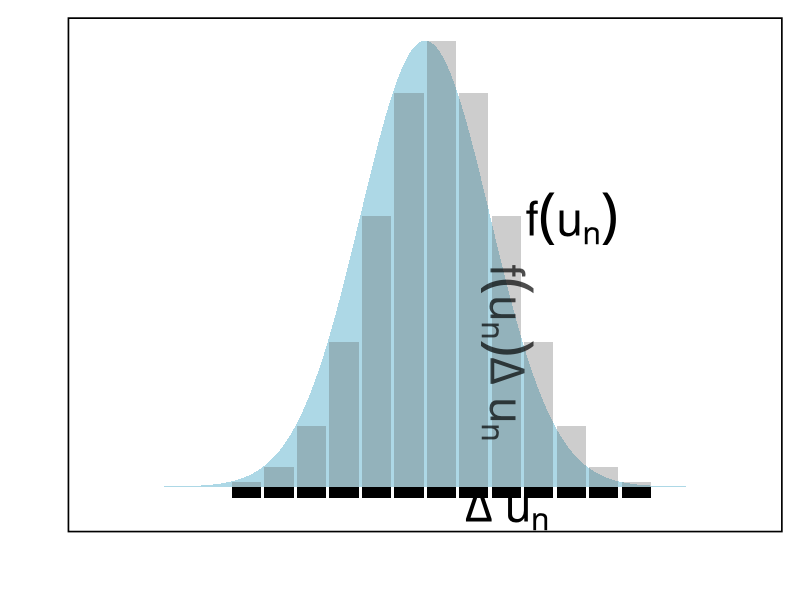
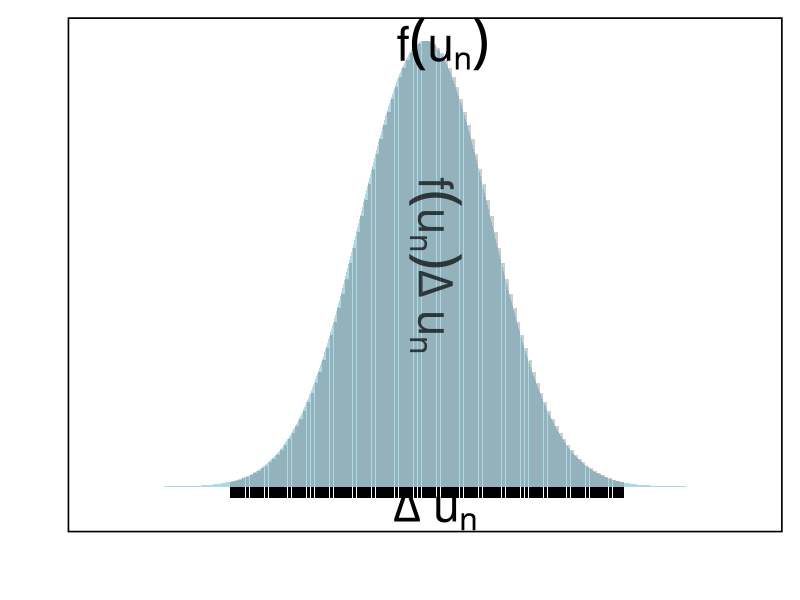
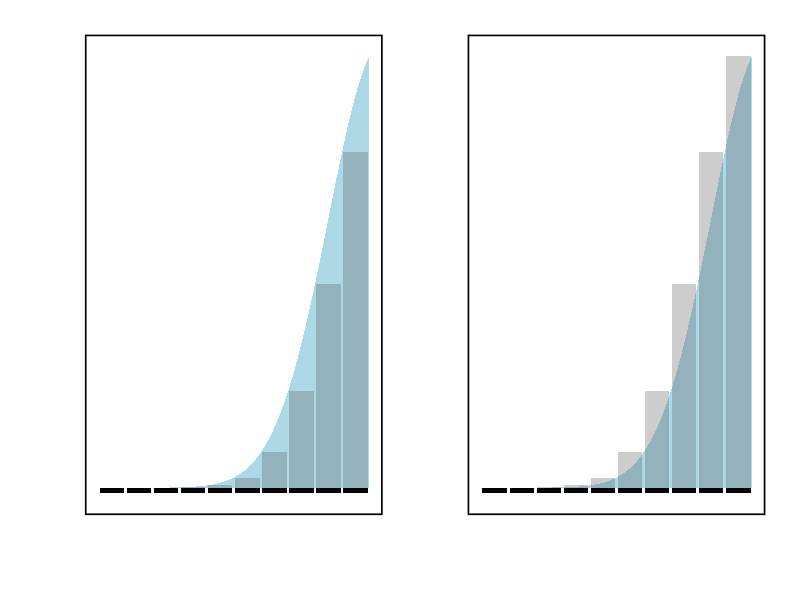
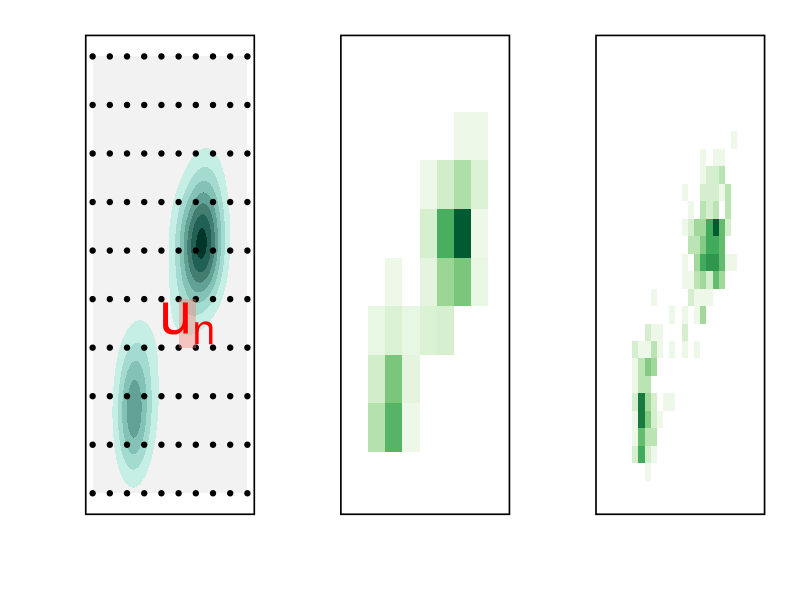
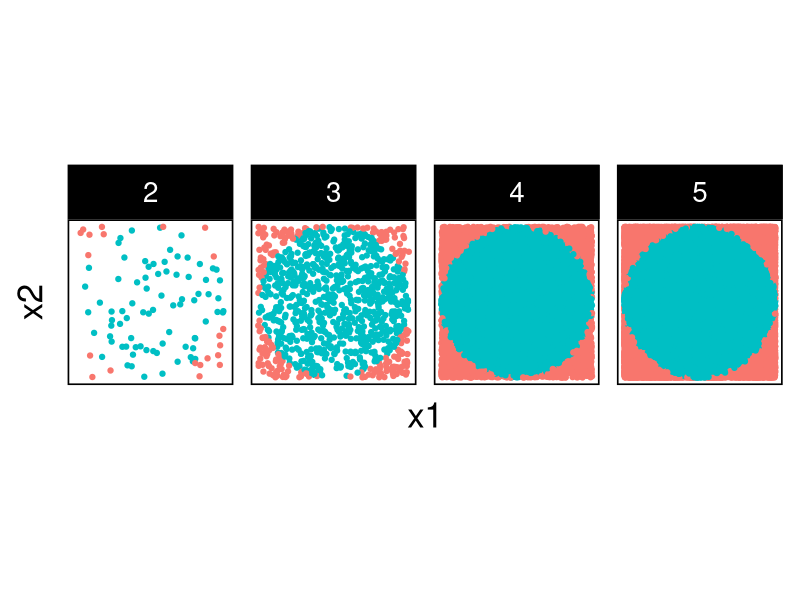
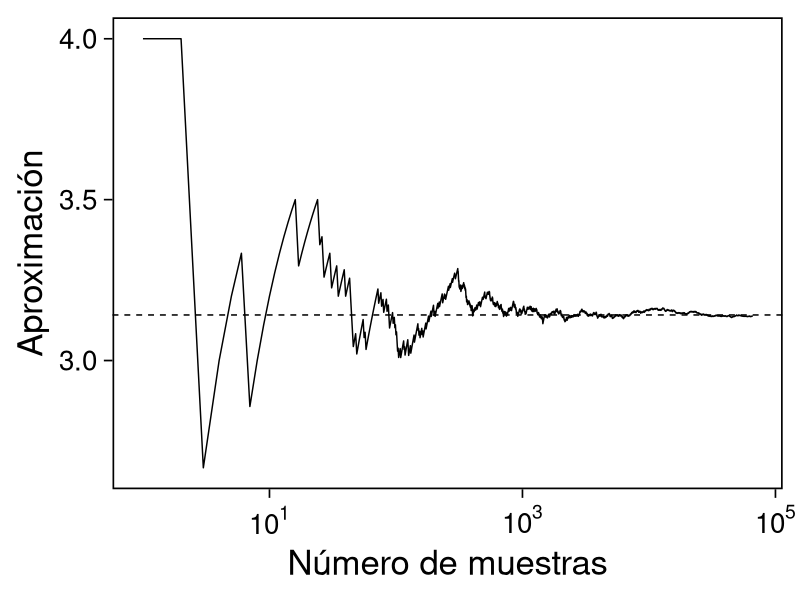
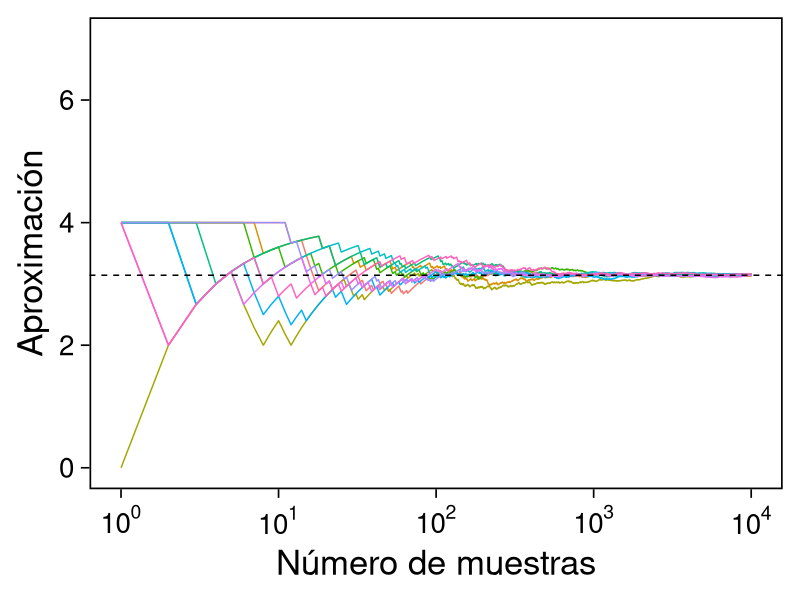
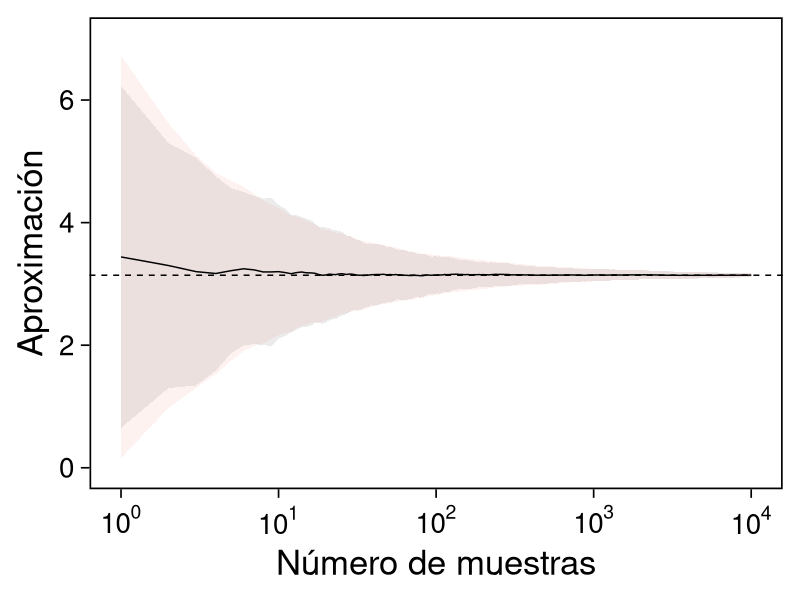

Recreate these plots in R, in order. (Note: this script raises an error after producing the figures.)
## Setup --------------------------------------------------

library(tidyverse)
library(patchwork)
library(scales)
## Cambia el default del tamaño de fuente 
theme_set(theme_linedraw(base_size = 25))

## Cambia el número de decimales para mostrar
options(digits = 4)
options(rlang_backtrace_on_error = "none")
options(pillar.subtle = FALSE)


sin_lineas <- theme(panel.grid.major = element_blank(),
                    panel.grid.minor = element_blank())
color.itam  <- c("#00362b","#004a3b", "#00503f", "#006953", "#008367", "#009c7b", "#00b68f", NA)

sin_lineas <- theme(panel.grid.major = element_blank(), panel.grid.minor = element_blank())
sin_leyenda <- theme(legend.position = "none")
sin_ejes <- theme(axis.ticks = element_blank(), 
      axis.text = element_blank())

## Ejemplo de integracion numerica -----------------------

grid.n          <- 11                 # Número de celdas 
grid.size       <- 6/(grid.n+1)       # Tamaño de celdas en el intervalo [-3, 3]
norm.cuadrature <- tibble(x = seq(-3, 3, by = grid.size), y = dnorm(x) )


norm.density <- tibble(x = seq(-5, 5, by = .01), 
       y = dnorm(x) )

norm.cuadrature |>
  ggplot(aes(x=x + grid.size/2, y=y)) + 
  geom_area(data = norm.density, aes(x = x, y = y), fill = 'lightblue') + 
  geom_bar(stat="identity", alpha = .3) + 
  geom_bar(aes(x = x + grid.size/2, y = -0.01), fill = 'black', stat="identity") + 
  sin_lineas + xlab('') + ylab("") + 
  annotate('text', label = expression(Delta~u[n]),
           x = .01 + 5 * grid.size/2, y = -.02, size = 12) + 
  annotate('text', label = expression(f(u[n]) ),
           x = .01 + 9 * grid.size/2, y = dnorm(.01 + 4 * grid.size/2), size = 12) + 
  annotate('text', label = expression(f(u[n]) * Delta~u[n]), 
           x = .01 + 5 * grid.size/2, y = dnorm(.01 + 4 * grid.size/2)/2, 
           angle = -90, alpha = .7, size = 12) + sin_ejes

grid.n          <- 101                 # Número de celdas 
grid.size       <- 6/(grid.n+1)       # Tamaño de celdas en el intervalo [-3, 3]
norm.cuadrature <- tibble(x = seq(-3, 3, by = grid.size), y = dnorm(x) )

norm.cuadrature |>
    ggplot(aes(x=x + grid.size/2, y=y)) + 
    geom_area(data = norm.density, aes(x = x, y = y), fill = 'lightblue') + 
    geom_bar(stat="identity", alpha = .3) + 
    geom_bar(aes(x = x + grid.size/2, y = -0.01), fill = 'black', stat="identity") + 
    sin_lineas + xlab('') + ylab("") + 
    annotate('text', label = expression(Delta~u[n]),
             x = .01 + 5 * grid.size/2, y = -.02, size = 12) + 
    annotate('text', label = expression(f(u[n]) ),
             x = .01 + 9 * grid.size/2, y = dnorm(.01 + 4 * grid.size/2), size = 12) + 
    annotate('text', label = expression(f(u[n]) * Delta~u[n]), 
             x = .01 + 5 * grid.size/2, y = dnorm(.01 + 4 * grid.size/2)/2, 
             angle = -90, alpha = .7, size = 12) + sin_ejes

grid.n          <- 11                 # Número de celdas 
grid.size       <- 6/(grid.n+1)       # Tamaño de celdas en el intervalo [-3, 3]
norm.cuadrature <- tibble(x = seq(-5, 0, by = grid.size),
                          y.lo = dnorm(x - grid.size/2), y.hi = dnorm(x + grid.size/2))
norm.density.half <- tibble(x = seq(-5, 0, by = .01), y = dnorm(x - grid.size/2) ) 

g1 <- norm.cuadrature |>
  ggplot(aes(x=x + grid.size/2, y=y.lo)) + 
  geom_area(data = norm.density.half, aes(x = x, y = y), fill = 'lightblue') + 
  geom_bar(stat="identity", alpha = .3) + 
  geom_bar(aes(x = x + grid.size/2, y = -0.005), fill = 'black', stat="identity") + 
  sin_lineas + xlab('') + ylab("") + sin_ejes + xlim(-5,0)

g2 <- norm.cuadrature |>
  ggplot(aes(x=x + grid.size/2, y=y.hi)) + 
  geom_area(data = norm.density.half, aes(x = x, y = y), fill = 'lightblue') + 
  geom_bar(stat="identity", alpha = .3) + 
  geom_bar(aes(x = x + grid.size/2, y = -0.005), fill = 'black', stat="identity") + 
  sin_lineas + xlab('') + ylab("") + sin_ejes + xlim(-5, 0)

g1 + g2

canvas <- ggplot(faithful, aes(x = eruptions, y = waiting)) +
     xlim(0.5, 6) +
     ylim(40, 110)

    grid.size <- 10 - 1

    mesh <- expand.grid(x = seq(0.5, 6, by = (6-.5)/grid.size),
                        y = seq(40, 110, by = (110-40)/grid.size))

  g1 <- canvas +
      geom_density_2d_filled(aes(alpha = ..level..), bins = 8) +
      scale_fill_manual(values = rev(color.itam)) + 
      sin_lineas + theme(legend.position = "none") +
      geom_point(data = mesh, aes(x = x, y = y)) + 
      annotate("rect", xmin = .5 + 5 * (6-.5)/grid.size, 
                xmax = .5 + 6 * (6-.5)/grid.size, 
                ymin = 40 + 3 * (110-40)/grid.size, 
                ymax = 40 + 4 * (110-40)/grid.size,
                linestyle = 'dashed', 
               fill = 'salmon', alpha = .4) + ylab("") + xlab("") + 
      annotate('text', x = .5 + 5.5 * (6-.5)/grid.size, 
                       y = 40 + 3.5 * (110-40)/grid.size, 
               label = expression(u[n]), color = 'red', size = 15) +
        theme(axis.ticks = element_blank(), 
            axis.text = element_blank())


  g2 <- canvas + 
      stat_bin2d(aes(fill = after_stat(density)), binwidth = c((6-.5)/grid.size, (110-40)/grid.size)) +
      sin_lineas + theme(legend.position = "none") +
      theme(axis.ticks = element_blank(), 
              axis.text = element_blank()) +
      scale_fill_distiller(palette = "Greens", direction = 1) + 
      sin_lineas + theme(legend.position = "none") +
      ylab("") + xlab("")

  g3 <- canvas + 
      stat_bin2d(aes(fill = after_stat(density)), binwidth = c((6-.5)/25, (110-40)/25)) +
      sin_lineas + theme(legend.position = "none") +
      theme(axis.ticks = element_blank(), 
              axis.text = element_blank()) +
      scale_fill_distiller(palette = "Greens", direction = 1) + 
      sin_lineas + theme(legend.position = "none") +
      ylab("") + xlab("")

g1 + g2 + g3

## Integración Monte Carlo ----------------------------------- 
genera_dardos <- function(n = 100){
    tibble(x1 = runif(n, min = -1, max = 1), 
           x2 = runif(n, min = -1, max = 1)) %>% 
      mutate(resultado = ifelse(x1**2 + x2**2 <= 1., 1., 0.))
  }

  dardos <- tibble(n = seq(2,5)) %>% 
    mutate(datos = map(10**n, genera_dardos)) %>% 
    unnest() 

  dardos %>% 
    ggplot(aes(x = x1, y = x2)) + 
      geom_point(aes(color = factor(resultado))) + 
      facet_wrap(~n, nrow = 1) +  
    sin_lineas + sin_ejes + sin_leyenda + coord_equal()

set.seed(1087)
genera_dardos(n = 2**16) %>% 
  mutate(n = seq(1, 2**16), 
         approx = cummean(resultado) * 4) %>% 
  ggplot(aes(x = n, y = approx)) + 
    geom_line() + 
    geom_hline(yintercept = pi, linetype = 'dashed') + 
    scale_x_continuous(trans='log10', 
                       labels = trans_format("log10", math_format(10^.x))) + 
  ylab('Aproximación') + xlab("Número de muestras") + sin_lineas

set.seed(108)
nsamples <- 10**4; nexp <- 100
U <- runif(nexp * 2 * nsamples)
U <- array(U, dim = c(nexp, 2, nsamples))
apply(U[1:5,,], 1, str)

resultados <- apply(U, 1, function(x){
  dardos <- apply(x**2, 2, sum)
  exitos <- ifelse(dardos <= 1, 1, 0)
  prop   <- cummean(exitos)
  4 * prop
})

resultados |>
  as_data_frame() |>
  mutate(n = 1:nsamples) |>
  pivot_longer(cols = 1:10) |>
  ggplot(aes(n, value)) +
  geom_line(aes(group = name, color = name)) +
  geom_hline(yintercept = pi, linetype = 'dashed') + 
  scale_x_continuous(trans='log10', 
                     labels = trans_format("log10", math_format(10^.x))) + 
  ylab('Aproximación') + xlab("Número de muestras") + sin_lineas + sin_leyenda +
  ylim(0, 7)

resultados |>
  as_data_frame() |>
  mutate(n = 1:nsamples) |>
  pivot_longer(cols = 1:nexp) |>
  group_by(n) |>
  summarise(promedio = mean(value),
            desv.est = sd(value),
            y.lo = promedio - 2 * desv.est,
            y.hi = promedio + 2 * desv.est) |>
  ggplot(aes(n , promedio)) +
  geom_ribbon(aes(ymin = y.lo, ymax = y.hi), fill = "gray", alpha = .3) +
  geom_ribbon(aes(ymin = promedio - 2 * sqrt(pi * (4 - pi)/(n)),
                  ymax = promedio + 2 * sqrt(pi * (4 - pi)/(n))),
              fill = "salmon", alpha = .1) +
  geom_hline(yintercept = pi, linetype = 'dashed') + 
  geom_line() +
  scale_x_continuous(trans='log10', 
                     labels = trans_format("log10", math_format(10^.x))) + 
  ylab('Aproximación') + xlab("Número de muestras") + sin_lineas + sin_leyenda +
ylim(0, 7)

resultados |>
  as_data_frame() |>
  mutate(n = 1:nsamples) |>
  pivot_longer(cols = 1:nexp) |>
  group_by(n) |>
  summarise(varianza = var(value/4)) |>
  mutate(cramer.rao = pi * (4 - pi)/(16 * n)) |>
  ggplot(aes(n , varianza)) +
  geom_line() +
  geom_line(aes(n, cramer.rao), lty = 2, color = 'red') +
  scale_y_continuous(trans='log10') +
  scale_x_continuous(trans='log10', 
                     labels = trans_format("log10", math_format(10^.x))) + 
  ylab('Varianza') + xlab("Número de muestras") + sin_lineas + sin_leyenda

tibble(N = 1:nsamples, estimado = resultados[,1]/4) |>
  mutate( dif.abs = abs(estimado - pi/4)) |>
  filter(N %% 10 == 0 & log10(N) %in% c(1, 2, 3, 4)) |>
  as.data.frame()

set.see(108); nsamples <- 10**4; nexp <- 100
h <- function(x){ exp(-x**2/2) }
u <- runif(nexp * nsamples, min = 2, max = 3)
x <- array(u, c(nexp, nsamples))
h_x <- h(x)

estimador_mc <- apply(h_x, 1, cummean)    # ojo, transpone el resultado
media_mc <- apply(estimador_mc, 1, mean)
error_mc <- apply(estimador_mc, 1, sd)

estimador.uniforme <- estimador_mc
as.tibble(estimador_mc) |>
  mutate(n = 1:nsamples) |>
  pivot_longer(cols = 1:20) |>
  ggplot(aes(n, value, color = name)) +
  geom_line() +
  geom_hline(yintercept = sqrt(2 * pi) * (pnorm(3) - pnorm(2)), lty = 2) + 
  scale_x_continuous(trans='log10', 
                     labels = trans_format("log10", math_format(10^.x))) + 
  ylab('Aproximación') + xlab("Número de muestras") + sin_lineas + sin_leyenda

as.tibble(estimador_mc) |>
  mutate(n = 1:nsamples) |>
  ggplot(aes(n, V1)) +
  geom_ribbon(aes(ymin = V1 - 2 * error_mc,
                  ymax = V1 + 2 * error_mc),
              alpha = .2, fill = 'salmon') + 
  geom_line() +
  geom_hline(yintercept = sqrt(2 * pi) * (pnorm(3) - pnorm(2)), lty = 2) +
  scale_x_continuous(trans='log10', 
                     labels = trans_format("log10", math_format(10^.x))) + 
  ylab('Aproximación') + xlab("Número de muestras") + sin_lineas + sin_leyenda

gunif <- tibble(n = 1:nsamples, media = media_mc, error = error_mc) |>
  ggplot(aes(n, media)) +
  geom_ribbon(aes(ymin = media - 2 * error,
                  ymax = media + 2 * error), alpha = .2, fill = 'salmon') +
  geom_line() +
  geom_hline(yintercept = sqrt(2 * pi) * (pnorm(3) - pnorm(2)), lty = 2) + 
  scale_x_continuous(trans='log10', 
                     labels = trans_format("log10", math_format(10^.x))) + 
  ylab('Aproximación') + xlab("Número de muestras") + sin_lineas + sin_leyenda

gunif

set.seed(108); nsamples <- 10**4; nexp <- 100
f <- function(x){ ifelse(x >= 2 & x <= 3, sqrt(2 * pi), 0) }
u <- rnorm(nexp * nsamples)
x <- array(u, c(nexp, nsamples))
f_x <- f(x)

estimador_mc <- apply(f_x, 1, cummean)    # ojo, transpone el resultado
media_mc <- apply(estimador_mc, 1, mean)
error_mc <- apply(estimador_mc, 1, sd)

estimador.normal <- estimador_mc
as.tibble(estimador_mc) |>
    mutate(n = 1:nsamples) |>
    pivot_longer(cols = 1:20) |>
    ggplot(aes(n, value, color = name)) +
    geom_line() +
    geom_hline(yintercept = sqrt(2 * pi) * (pnorm(3) - pnorm(2)), lty = 2) + 
    scale_x_continuous(trans='log10', 
                       labels = trans_format("log10", math_format(10^.x))) + 
    ylab('Aproximación') + xlab("Número de muestras") + sin_lineas + sin_leyenda

as.tibble(estimador_mc) |>
  mutate(n = 1:nsamples) |>
  ggplot(aes(n, V1)) +
  geom_ribbon(aes(ymin = V1 - 2 * error_mc,
                  ymax = V1 + 2 * error_mc),
              alpha = .2, fill = 'salmon') + 
  geom_line() +
  geom_hline(yintercept = sqrt(2 * pi) * (pnorm(3) - pnorm(2)), lty = 2) +
  scale_x_continuous(trans='log10', 
                     labels = trans_format("log10", math_format(10^.x))) + 
  ylab('Aproximación') + xlab("Número de muestras") + sin_lineas + sin_leyenda

gnormal <- tibble(n = 1:nsamples, media = media_mc, error = error_mc) |>
  ggplot(aes(n, media)) +
  geom_ribbon(aes(ymin = media - 2 * error,
                  ymax = media + 2 * error), alpha = .2, fill = 'salmon') +
  geom_line() +
  geom_hline(yintercept = sqrt(2 * pi) * (pnorm(3) - pnorm(2)), lty = 2) + 
  scale_x_continuous(trans='log10', 
                     labels = trans_format("log10", math_format(10^.x))) + 
  ylab('Aproximación') + xlab("Número de muestras") + sin_lineas + sin_leyenda

gnormal

gunif + gnormal

(gunif + ylim(-.55, .55)) + (gnormal + ylim(-.55, .55))

media_mc <- apply(estimador.normal, 1, mean)
error_mc <- apply(estimador.normal, 1, sd)

truth <- sqrt(2 * pi) * (pnorm(3) - pnorm(2))
as.tibble(estimador.normal) |>
    mutate(n = 1:nsamples, error = error_mc) |>
    pivot_longer(cols = 1:100) |>
    filter(log10(n) %in% c(2, 3, 4)) |>
    mutate(contains =
             factor(ifelse(truth <= value + 2 * error & truth >= value - 2 * error, 1, 0))) |>
    ggplot(aes(value, name)) +
    geom_point(aes(color = contains)) +
    geom_linerange(aes(xmin = value - 2 * error,
                       xmax = value + 2 * error,
                       color = contains), alpha = .4, lwd = 1.2) +
    geom_vline(xintercept = truth, lty = 2) +
    facet_wrap(~n, scales = "free_x") + sin_lineas + sin_leyenda +
  theme(axis.ticks.y = element_blank(), axis.text.y = element_blank()) +
  scale_x_continuous(breaks = scales::pretty_breaks(n = 3)) +
  xlab("") + ylab("")

media_mc <- apply(estimador.uniforme, 1, mean)
error_mc <- apply(estimador.uniforme, 1, sd)

truth <- sqrt(2 * pi) * (pnorm(3) - pnorm(2))
as.tibble(estimador.uniforme) |>
    mutate(n = 1:nsamples, error = error_mc) |>
    pivot_longer(cols = 1:100) |>
    filter(log10(n) %in% c(2, 3, 4)) |>
    mutate(contains =
             factor(ifelse(truth <= value + 2 * error & truth >= value - 2 * error, 1, 0))) |>
    ggplot(aes(value, name)) +
    geom_point(aes(color = contains)) +
    geom_linerange(aes(xmin = value - 2 * error,
                       xmax = value + 2 * error,
                       color = contains), alpha = .4, lwd = 1.2) +
    geom_vline(xintercept = truth, lty = 2) +
    facet_wrap(~n, scales = "free_x") + sin_lineas + sin_leyenda +
  theme(axis.ticks.y = element_blank(), axis.text.y = element_blank()) +
  scale_x_continuous(breaks = scales::pretty_breaks(n = 3)) +
  xlab("") + ylab("")

set.seed(108727); nsamples <- 10**4; nexp <- 100
f <- function(theta){ pi * exp(-0.5 * (1 - theta)**2) }
h <- function(theta){ theta * f(theta) }
theta <- rcauchy(nexp * nsamples)
theta <- array(theta, c(nexp, nsamples))
f_theta <- f(theta)
h_theta <- h(theta)

num_estimador_mc   <- apply(h_theta, 1, cummean) # ojo, transpone el resultado
denom_estimador_mc <- apply(f_theta, 1, cummean) # ojo, transpone el resultado
estimador_mc <- num_estimador_mc / denom_estimador_mc
media_mc <- apply(estimador_mc, 1, mean)
error_mc <- apply(estimador_mc, 1, sd)

estimador.cauchy <- estimador_mc
as.tibble(estimador_mc) |>
    mutate(n = 1:nsamples) |>
    pivot_longer(cols = 1:100) |>
    ggplot(aes(n, value, group = name)) +
    geom_line(alpha = .2, color = "salmon") +
    geom_line(data = tibble(value = media_mc, n = 1:nsamples, name = "baseline"),
              aes(n, value), color = "black", lwd = 1.2) +
    ## geom_hline(yintercept = sqrt(2 * pi) * (pnorm(3) - pnorm(2)), lty = 2) + 
    scale_x_continuous(trans='log10', 
                       labels = trans_format("log10", math_format(10^.x))) +
    coord_cartesian(ylim = c(-.5, 1.5)) + 
    ylab('Aproximación') + xlab("Número de muestras") + sin_lineas + sin_leyenda

tibble(n = 1:nsamples, error = error_mc) |>
ggplot(aes(n, error)) +
geom_line() +
geom_line(aes(n, 5/n), color = 'salmon', lty = 2) + 
scale_x_continuous(trans='log10', 
                   labels = trans_format("log10", math_format(10^.x))) +
scale_y_continuous(trans='log10') + sin_lineas +
xlab("Numero de simulaciones") + ylab("Error estándar")

truth <- media_mc[nsamples]
as.tibble(estimador.cauchy) |>
    mutate(n = 1:nsamples, error = error_mc) |>
    pivot_longer(cols = 1:100) |>
    filter(log10(n) %in% c(2, 3, 4)) |>
    mutate(contains =
             factor(ifelse(truth <= value + 2 * error & truth >= value - 2 * error, 1, 0))) |>
    ggplot(aes(value, name)) +
    geom_point(aes(color = contains)) +
    geom_linerange(aes(xmin = value - 2 * error,
                       xmax = value + 2 * error,
                       color = contains), alpha = .4, lwd = 1.2) +
    geom_vline(xintercept = truth, lty = 2) +
    facet_wrap(~n, scale = "free_x") + sin_lineas + sin_leyenda +
  theme(axis.ticks.y = element_blank(), axis.text.y = element_blank()) +
  scale_x_continuous(breaks = scales::pretty_breaks(n = 3)) +
  xlab("") + ylab("")
